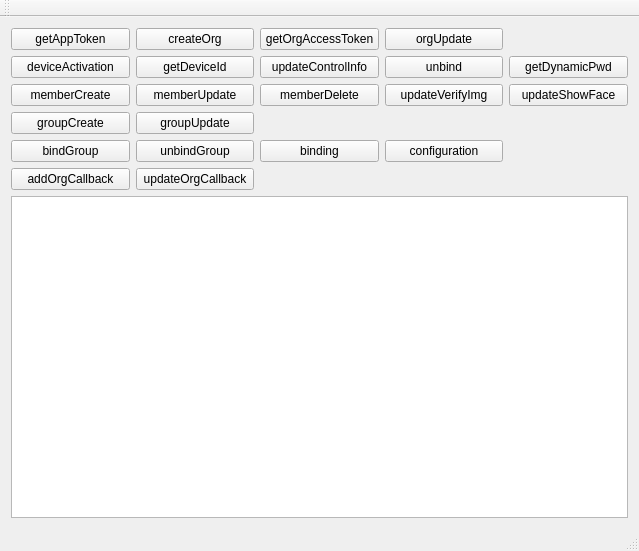
<?xml version="1.0" encoding="UTF-8"?>
<ui version="4.0">
 <class>MainWindow</class>
 <widget class="QMainWindow" name="MainWindow">
  <property name="geometry">
   <rect>
    <x>0</x>
    <y>0</y>
    <width>639</width>
    <height>551</height>
   </rect>
  </property>
  <property name="windowTitle">
   <string>MainWindow</string>
  </property>
  <widget class="QWidget" name="centralWidget">
   <layout class="QGridLayout" name="gridLayout">
    <item row="0" column="0">
     <widget class="QPushButton" name="btnGetAppToken">
      <property name="text">
       <string>getAppToken</string>
      </property>
     </widget>
    </item>
    <item row="0" column="1">
     <widget class="QPushButton" name="btnCreateOrg">
      <property name="text">
       <string>createOrg</string>
      </property>
     </widget>
    </item>
    <item row="0" column="2">
     <widget class="QPushButton" name="btnOrgAccessToken">
      <property name="text">
       <string>getOrgAccessToken</string>
      </property>
     </widget>
    </item>
    <item row="0" column="3">
     <widget class="QPushButton" name="btnOrgUpdate">
      <property name="text">
       <string>orgUpdate</string>
      </property>
     </widget>
    </item>
    <item row="1" column="0">
     <widget class="QPushButton" name="btnDeviceActivation">
      <property name="text">
       <string>deviceActivation</string>
      </property>
     </widget>
    </item>
    <item row="1" column="1">
     <widget class="QPushButton" name="btnGetDeviceId">
      <property name="text">
       <string>getDeviceId</string>
      </property>
     </widget>
    </item>
    <item row="1" column="2">
     <widget class="QPushButton" name="btnUpdateControlInfo">
      <property name="text">
       <string>updateControlInfo</string>
      </property>
     </widget>
    </item>
    <item row="1" column="3">
     <widget class="QPushButton" name="btnUnbind">
      <property name="text">
       <string>unbind</string>
      </property>
     </widget>
    </item>
    <item row="1" column="4">
     <widget class="QPushButton" name="btnGetDynamicPwd">
      <property name="text">
       <string>getDynamicPwd</string>
      </property>
     </widget>
    </item>
    <item row="2" column="0">
     <widget class="QPushButton" name="btnMemberCreate">
      <property name="text">
       <string>memberCreate</string>
      </property>
     </widget>
    </item>
    <item row="2" column="1">
     <widget class="QPushButton" name="btnMemberUpdate">
      <property name="text">
       <string>memberUpdate</string>
      </property>
     </widget>
    </item>
    <item row="2" column="2">
     <widget class="QPushButton" name="btnMemberDelete">
      <property name="text">
       <string>memberDelete</string>
      </property>
     </widget>
    </item>
    <item row="2" column="3">
     <widget class="QPushButton" name="btnUpdateVerifyImg">
      <property name="text">
       <string>updateVerifyImg</string>
      </property>
     </widget>
    </item>
    <item row="2" column="4">
     <widget class="QPushButton" name="btnUpdateShowFace">
      <property name="text">
       <string>updateShowFace</string>
      </property>
     </widget>
    </item>
    <item row="3" column="0">
     <widget class="QPushButton" name="btnGroupCreate">
      <property name="text">
       <string>groupCreate</string>
      </property>
     </widget>
    </item>
    <item row="3" column="1">
     <widget class="QPushButton" name="btnGroupUpdate">
      <property name="text">
       <string>groupUpdate</string>
      </property>
     </widget>
    </item>
    <item row="4" column="0">
     <widget class="QPushButton" name="btnBindGroup">
      <property name="text">
       <string>bindGroup</string>
      </property>
     </widget>
    </item>
    <item row="4" column="1">
     <widget class="QPushButton" name="btnUnbindGroup">
      <property name="text">
       <string>unbindGroup</string>
      </property>
     </widget>
    </item>
    <item row="4" column="2">
     <widget class="QPushButton" name="btnBinding">
      <property name="text">
       <string>binding</string>
      </property>
     </widget>
    </item>
    <item row="4" column="3">
     <widget class="QPushButton" name="btnConfiguration">
      <property name="text">
       <string>configuration</string>
      </property>
     </widget>
    </item>
    <item row="5" column="0">
     <widget class="QPushButton" name="btnAddOrgCallback">
      <property name="text">
       <string>addOrgCallback</string>
      </property>
     </widget>
    </item>
    <item row="5" column="1">
     <widget class="QPushButton" name="btnUpdateOrgCallback">
      <property name="text">
       <string>updateOrgCallback</string>
      </property>
     </widget>
    </item>
    <item row="6" column="0" colspan="5">
     <widget class="QTextEdit" name="edtMessages">
      <property name="cursorWidth">
       <number>1</number>
      </property>
     </widget>
    </item>
   </layout>
  </widget>
  <widget class="QMenuBar" name="menuBar">
   <property name="geometry">
    <rect>
     <x>0</x>
     <y>0</y>
     <width>639</width>
     <height>26</height>
    </rect>
   </property>
  </widget>
  <widget class="QToolBar" name="mainToolBar">
   <attribute name="toolBarArea">
    <enum>TopToolBarArea</enum>
   </attribute>
   <attribute name="toolBarBreak">
    <bool>false</bool>
   </attribute>
  </widget>
  <widget class="QStatusBar" name="statusBar"/>
 </widget>
 <layoutdefault spacing="6" margin="11"/>
 <resources/>
 <connections/>
</ui>
